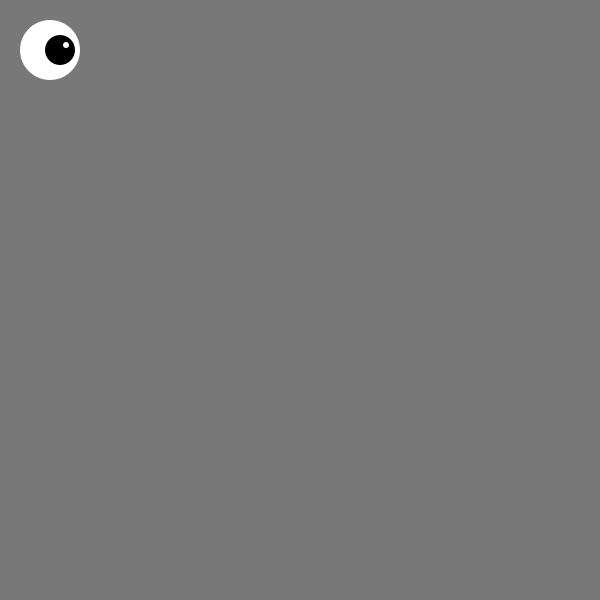
Frame 1 (no input)
Frame 60 (the mouse pressed at the canvas centre just before this capture): identical to frame 1, image omitted
Frame 120 (the mouse held since frame 60 and released just before this capture): identical to frame 1, image omitted

The Processing sketch that drew this single still picture (run headless with seeded random() and noise(); from frame 60 on, the mouse is pressed at the canvas centre):

// Processing sketch: eyeFunction
// ── eyeFunction.pde

void setup () {
  size(600, 600);
  noStroke();
}

void draw () {
  background(120);
  
  fill(255);
  ellipse(50, 50, 60, 60);
  
  fill(0);
  ellipse(50 + 10, 50, 30, 30);
  
  fill(255);
  ellipse(50 + 16, 45, 6, 6);
}
